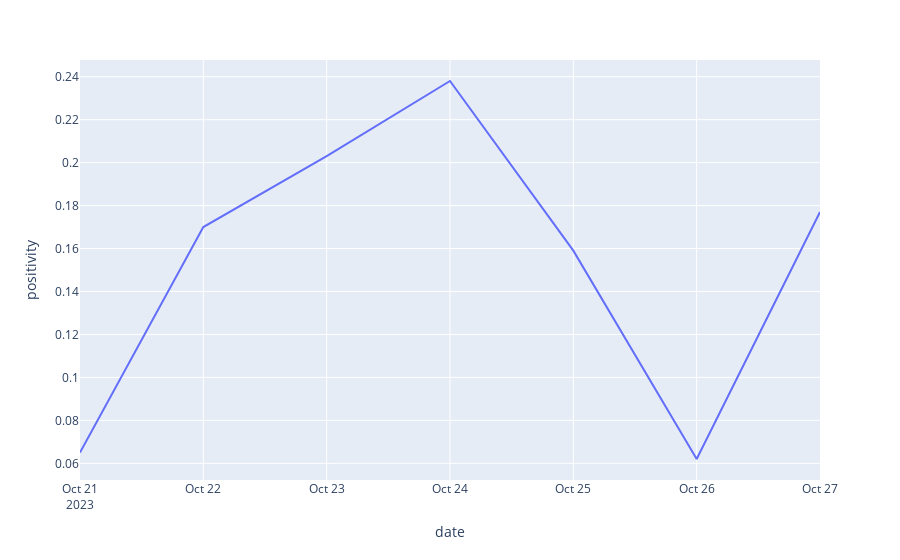

Notebook code cell kept with this figure:
### Code cell
figure

### Figure 1 — Plotly figure (JSON) as saved in the notebook; plotly's stock layout.template omitted (floating-point values rounded to 4 significant figures)
{"data": [{"hovertemplate": "date=%{x}<br>positivity=%{y}<extra></extra>", "legendgroup": "", "line": {"color": "#636efa", "dash": "solid"}, "marker": {"symbol": "circle"}, "mode": "lines", "name": "", "orientation": "v", "showlegend": false, "type": "scatter", "x": ["2023-10-21T00:00:00", "2023-10-22T00:00:00", "2023-10-23T00:00:00", "2023-10-24T00:00:00", "2023-10-25T00:00:00", "2023-10-26T00:00:00", "2023-10-27T00:00:00"], "xaxis": "x", "y": [0.065, 0.17, 0.203, 0.238, 0.159, 0.062, 0.177], "yaxis": "y"}], "layout": {"legend": {"tracegroupgap": 0}, "margin": {"t": 60}, "xaxis": {"anchor": "y", "domain": [0, 1], "title": {"text": "date"}}, "yaxis": {"anchor": "x", "domain": [0, 1], "title": {"text": "positivity"}}}}
